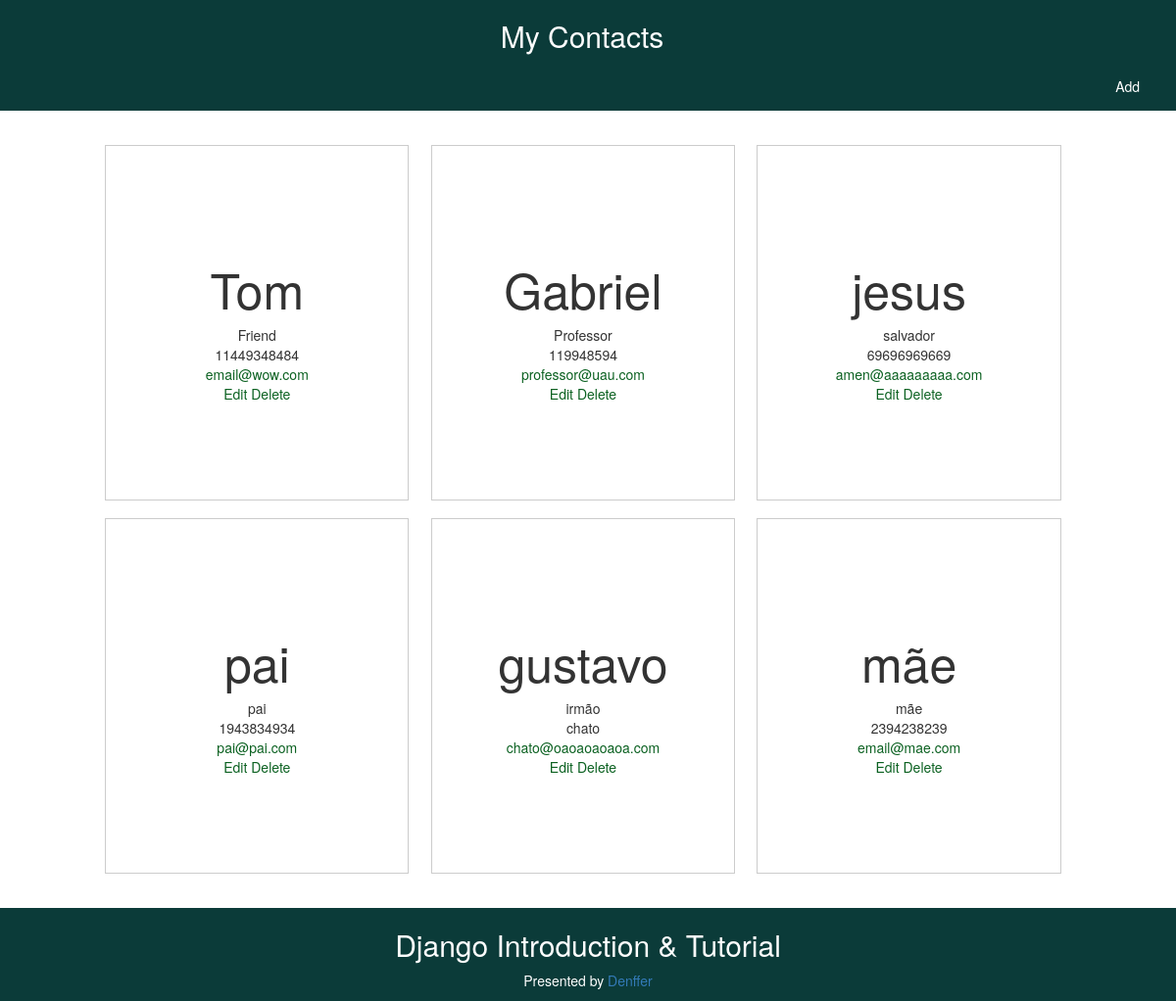
Before: / with the older database file.
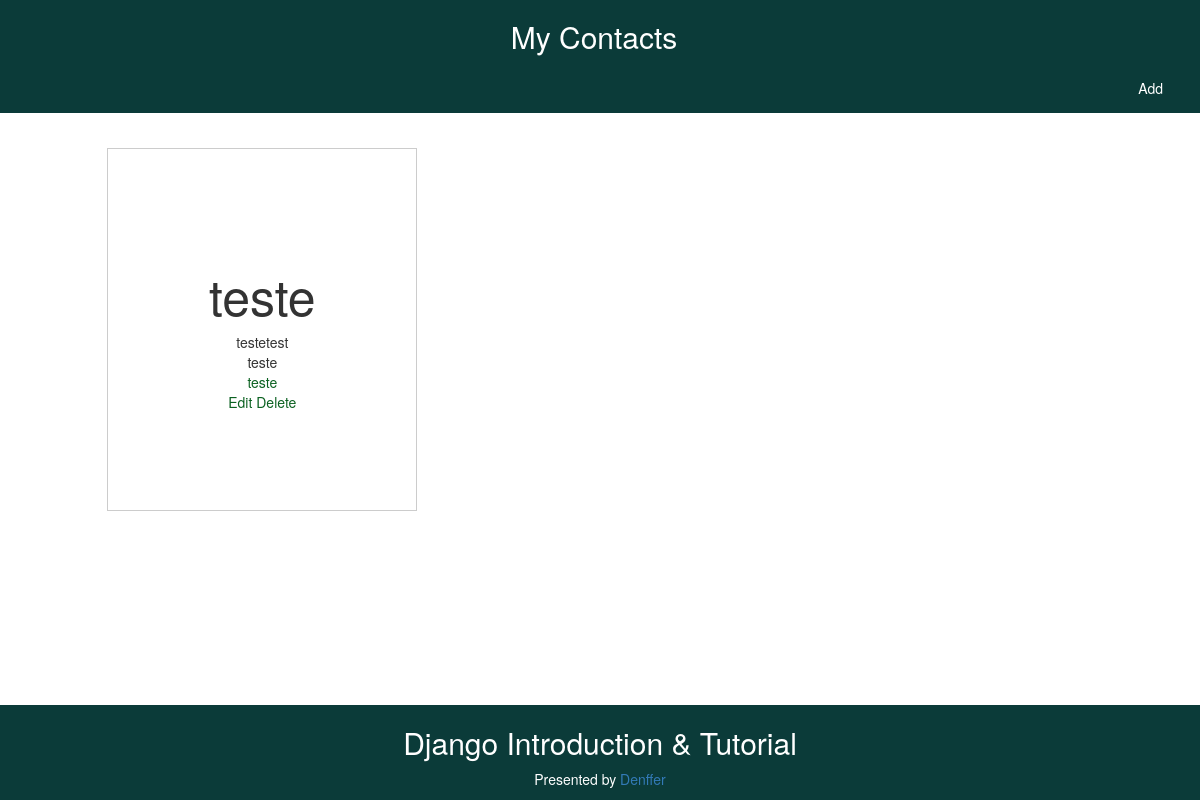
After: the same page with the newer database file.
### mycontacts/models.py (models this page shows)
class Contact(models.Model):
    name = models.CharField(max_length=200)
    relation = models.CharField(max_length=200)
    phone = models.CharField(max_length=200)
    email = models.CharField(max_length=200)

### mycontacts/views.py (the view)
# urls.py: path('', views.show, name="show"),
def show(request):
    contact_list = Contact.objects.all()
    return render(request, 'mycontacts/show.html',{'contacts': contact_list})

### mycontacts/templates/mycontacts/show.html
{% extends 'mycontacts/background.html' %}
{% load static %}
{% block content %}
<div class="container-show">
    <ul class="grid" style="list-style-type: none">
    {% for contact in contacts %}
    <li>
        <div>
            <h2 class="name">{{ contact.name }}</h2>
            <div class="relation">{{ contact.relation }}</div>
            <div class="phone">{{ contact.phone }}</div>
            <div class="email"><a href='{{ contact.email }}'>{{ contact.email }}</a> </div>
            <div id="buttons">
                <a href="{% url 'edit' contact.id %}">Edit</a>
                <a href="{% url 'delete' contact.id %}">Delete</a>
            </div>
        </div>
    </li>
    {%  endfor %}
    </ul>
</div>
{% endblock content %}

### mycontacts/templates/mycontacts/background.html (shortened to what this page needs)
{% load static %}
<!DOCTYPE HTML>
<html lang="en-US">
<head>
    <link rel="stylesheet" href="https://maxcdn.bootstrapcdn.com/bootstrap/3.3.5/css/bootstrap.min.css">
    <link rel="stylesheet" href="https://maxcdn.bootstrapcdn.com/bootstrap/3.3.5/css/bootstrap-theme.min.css">
    <link rel="stylesheet" href="{% static 'css/show.css' %}">
    <link rel="stylesheet" href="{% static 'css/add.css' %}">
</head>
<body>
    <div class="header">
        <h2><a href="/">My Contacts</a></h2>
        <div class="pull-right">
		    <a href="/add">Add</a>
		</div>
    </div>
    <div class="body">
            {% block content %}
    </div>
    <div class="footer">
        <h2>Django Introduction & Tutorial</h2>
        <p>Presented by <a href="https://www.facebook.com/denffer18">Denffer</a></p>
    </div>
</body>
</html>

### mycontacts/static/css/show.css (style rules this page uses)
html { height: 100%; }
.name { font-size: 50px; }
.email { color: #0B6121; }
.grid { overflow: hidden; padding: 2em 2em; max-width: 76em; margin: 0 auto; }
.grid li { padding: 0 0.8em 1.3em ; }
.grid li > div { border-bottom: 1.8px solid #cccccc; border-right: 1.4px solid #cccccc; border-left: 0.7px solid #cccccc; border-top: 0.6px solid #cccccc; background: #ffffff; padding: 7em 2em; text-align: center; }
.grid li a { color: #0B6121; }
@media all and (min-width: 27em) { .grid li { width: 100%; float: left; } }
@media all and (min-width: 40em) { .grid li { width: 50%; } }
@media all and (min-width: 60em) { .grid li { width: 33%; } }
.container-show { padding-top: 10%; padding-bottom: 7%; }
body { position: relative; margin: 0; min-height: 100%; }
.footer { color:white; text-align: center; padding: 0.5px; width: 100%; height: 95px; background-color: #0b3B39; position: absolute; right: 0; bottom: 0; left: 0; }
.header { color:white; background-color: #0B3B39; width: 100%; position:fixed; text-align: center; transition: top .2s ease-in; }
.header a { text-decoration:none; display:block; color:white; background: url(image url) center center no-repeat; margin-right: 12px; padding: 15px 25px; }
.header h2 a { text-decoration:none; color:white; padding: 0px 0px; }

Changed rows visible on the page:
removed Contact: name "Tom", relation "Friend", phone "11449348484", email "email@wow.com"
removed Contact: name "Gabriel", relation "Professor", phone "119948594", email "professor@uau.com"
removed Contact: name "jesus", relation "salvador", phone "69696969669", email "amen@aaaaaaaaa.com"
removed Contact: name "pai", relation "pai", phone "1943834934", email "pai@pai.com"
removed Contact: name "gustavo", relation "irmão", phone "chato", email "chato@oaoaoaoaoa.com"
removed Contact: name "mãe", relation "mãe", phone "2394238239", email "email@mae.com"
added Contact: name "teste", relation "testetest", phone "teste", email "teste"
